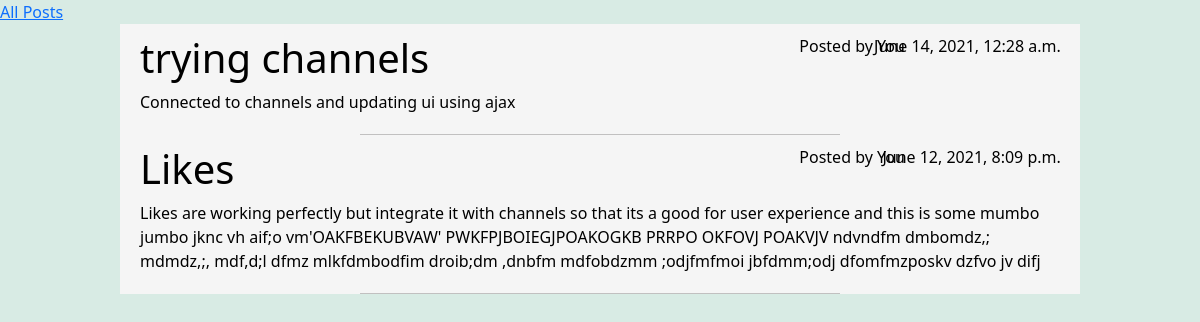
The app's page /my_posts (signed in) with its own data.
### post/models.py (models this page shows, shortened)
class Post(models.Model):
    title = models.CharField(max_length = 100)
    content = models.TextField()
    date_posted = models.DateTimeField(default = timezone.now)
    author = models.ForeignKey(User, on_delete = models.CASCADE, related_name="posts")
    liked_users = models.ManyToManyField(User, related_name="liked_posts")

### post/views.py (the view)
# urls.py: path("my_posts", views.my_posts, name="my_posts"),
@login_required(login_url="users:login")
def my_posts(request):
    posts =  request.user.posts.all().order_by("-date_posted")
    return render(request, "post/index.html", {
        "posts" : posts,
        "message": "You haven't posted anything yet. Add your first post!!",
        "index": False
    })

### post/templates/post/index.html (shortened to what this page needs)
{% extends "post/layout.html" %}
{% block body %}
    {% if index %}
        <form add="{% url 'post:add_post' %}" method="POST">
            {% csrf_token %}
            {{form}}
            <input type="submit" value="Add">
        </form>
        <a href="{% url 'post:my_posts' %}">Your posts</a>
        <a href="{% url 'users:index' %}">Home</a>
    {% else %}
        <a href="{% url 'post:index' %}">All Posts</a>
    {% endif %}
    <div class="post-container">
        {% for post in posts %}
            <a href="{% url 'post:view_post' post.id %}" class="post_link">
                <div class="post">
                    <h1 class="title"> {{ post.title }} </h1>
                    <div class="author"> Posted by
                        {% if request.user == post.author %}
                            You
                        {% else %}
                            {{ post.author.first_name}}
                        {% endif %}
                    </div>
                    <div class="date"> {{ post.date_posted }} </div>
                    <div class="content"> {{ post.content }} </div>
                </div>
            </a>
            <hr style="width:50%; margin: auto; color:rgb(37, 32, 32);">
        {% empty %}
            <div class="empty">
                <h1> {{message}}</h1>
                <a href="{% url 'post:add_post' %}">Add post</a>
            </div>
        {% endfor %}
    </div>
{% endblock %}

### post/static/post/styles.css (style rules this page uses)
* { margin: 0; box-sizing: border-box; }
body, .empty { background-color: #d8ebe4; }
.title, .date, .author { display: inline-block; }
.author { position: absolute; right: 60px; margin-right: 12%; font-weight: 500; }
.date { position: absolute; right: 0; margin-right: 2%; font-weight: 500; }
.post, .post-view { display: block; color: black; position: relative; -webkit-margin-collapse: collapse; margin-bottom: 10px; padding: 10px 20px 10px; transition: all 0.3s ease-in-out; }
.post-container { position: relative; margin: 0 10%; background-color: whitesmoke; animation-name: example; animation-duration: 1s; }
.post_link { text-decoration: none; }

### records on screen
Post: title "trying channels", shows "You", date_posted "June 14, 2021, 12:28 a.m.", content "Connected to channels and updating ui using ajax"
Post: title "Likes", shows "You", date_posted "June 12, 2021, 8:09 p.m.", content "Likes are working perfectly but integrate it with channels so that its a good for user experience and this is some mumbo jumbo jknc vh aif;o vm'OAKFBEKUBVAW' PWKFPJBOIEGJPOAKOGKB PRRPO OKFOVJ POAKVJV ndvndfm dmbomdz,; mdmdz,;, mdf,d;l dfmz mlkfdmbodfim droib;dm ,dnbfm mdfobdzmm ;odjfmfmoi jbfdmm;odj dfomfmzposkv dzfvo jv difj"
